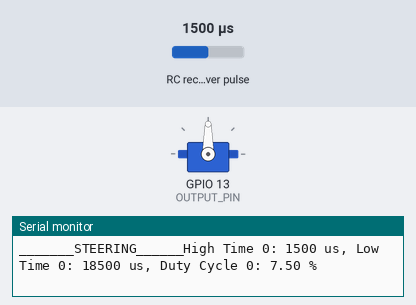
Simulated run of this sketch. Board: ESP32. On the bench: servo, the last lines printed to the serial monitor. Wiring (inferred from the names in the program): RC receiver channel: data GPIO 34. The inputs (shaded band) are chosen by the test bench; at power-on: RC receiver pulse 1500 µs.

Above: at 1.2 s.
1.3 s: RC receiver pulse (sensor on GPIO 34) set to 1020 µs
At 2.4 s:
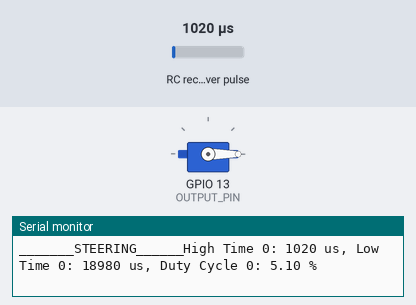
2.8 s: RC receiver pulse (sensor on GPIO 34) set to 1250 µs
At 3.5 s:
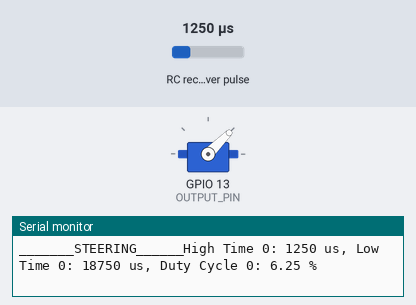
4.3 s: RC receiver pulse (sensor on GPIO 34) set to 1750 µs
At 4.6 s:
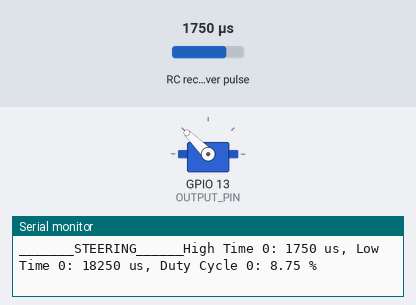
5.8 s: RC receiver pulse (sensor on GPIO 34) set to 1980 µs
At 7.0 s:
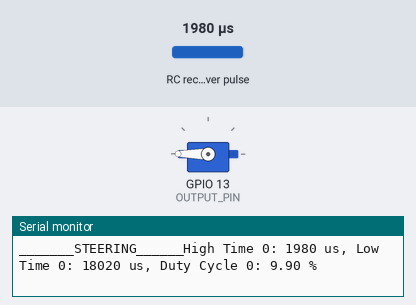
7.3 s: RC receiver pulse (sensor on GPIO 34) set to 1500 µs
At 8.1 s:
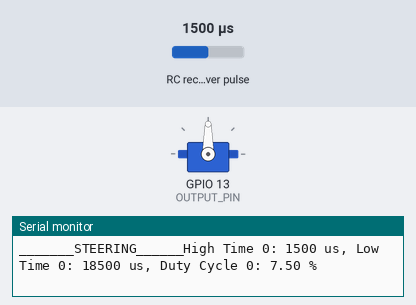
Timing chart, 0 to 9.8 s (numbered marks = the images above; inputs shaded):
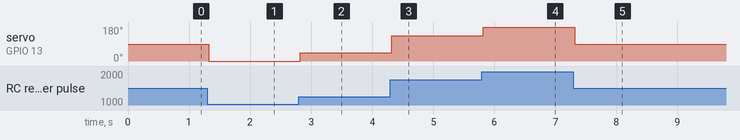

Measured:
- after the input at 1.3 s, servo on GPIO 13 (OUTPUT_PIN): 90° → 0° at once
- after the input at 2.8 s, servo on GPIO 13 (OUTPUT_PIN): 0° → 45° at once
- after the input at 4.3 s, servo on GPIO 13 (OUTPUT_PIN): 45° → 135° at once
- after the input at 5.8 s, servo on GPIO 13 (OUTPUT_PIN): 135° → 180° at once
- after the input at 7.3 s, servo on GPIO 13 (OUTPUT_PIN): 180° → 90° at once

The sketch:

overall_code.ino
```cpp
#include <dummy.h>

#define STEERING_PIN 34
#define OUTPUT_PIN 13
#include <ESP32Servo.h>

Servo myservo;  // create servo object to control a servo
float dutyCycle0 = 0;
unsigned long highTime0 = 0;
unsigned long lowTime0 = 0;
int pos;


void setup() {
  Serial.begin(115200);
  pinMode(STEERING_PIN, INPUT);
  myservo.attach(OUTPUT_PIN);
}

void dutyCycle() {
  // measures how long steering pin PWM is in HIGH or LOW
  lowTime0 = pulseIn(STEERING_PIN, LOW);
  highTime0 = pulseIn(STEERING_PIN, HIGH);
  //lowTime0 = pulseIn(STEERING_PIN, LOW, 25000);


  // calculates the duty cycle
  unsigned long period0 = highTime0 + lowTime0;
  dutyCycle0 = (highTime0 * 100.0) / period0;
}


void print_serial() {
  //dutyCycle();
  Serial.print("_______STEERING______");
  Serial.print("High Time 0: ");
  Serial.print(highTime0);
  Serial.print(" us, Low Time 0: ");
  Serial.print(lowTime0);
  Serial.print(" us, Duty Cycle 0: ");
  Serial.print(dutyCycle0);
  Serial.println(" %");

}


// turn servo proportional to dutyCycle0
void turn_servo() {
  //9.825 for right, 5.175 for left, 7.5 = neutral, 2.325 shift.
  //60 degrees right, 60 degrees left
  //0.03875 shifts per degree
  //25.8064516129d degrees per shift
  const long MIN_DEGREE = 0;
  const long MAX_DEGREE = 180;
  const long LEFT = 5.175;
  const long RIGHT = 9.825;
  const long NEUTRAL = 7.5;
  //const long SHIFT = 2.325;
  //const long DEGREE_PER_SHIFT = MAX_DEGREE / SHIFT;

  dutyCycle();
  //unsigned long shift_fraction = (dutyCycle0 - NEUTRAL) / SHIFT;

  //pos = (int)(90 + (shift_fraction * DEGREE_PER_SHIFT));
  //alternatively map the value
  pos = (int)(map(dutyCycle0, LEFT, RIGHT, MIN_DEGREE, MAX_DEGREE));
  //pos = (int)(map(shift_fraction * DEGREE_PER_SHIFT, -60, 60, 0, 180));
  myservo.write(pos);
  delay(10);
}


void loop() {
  print_serial();
  turn_servo();


}
```
